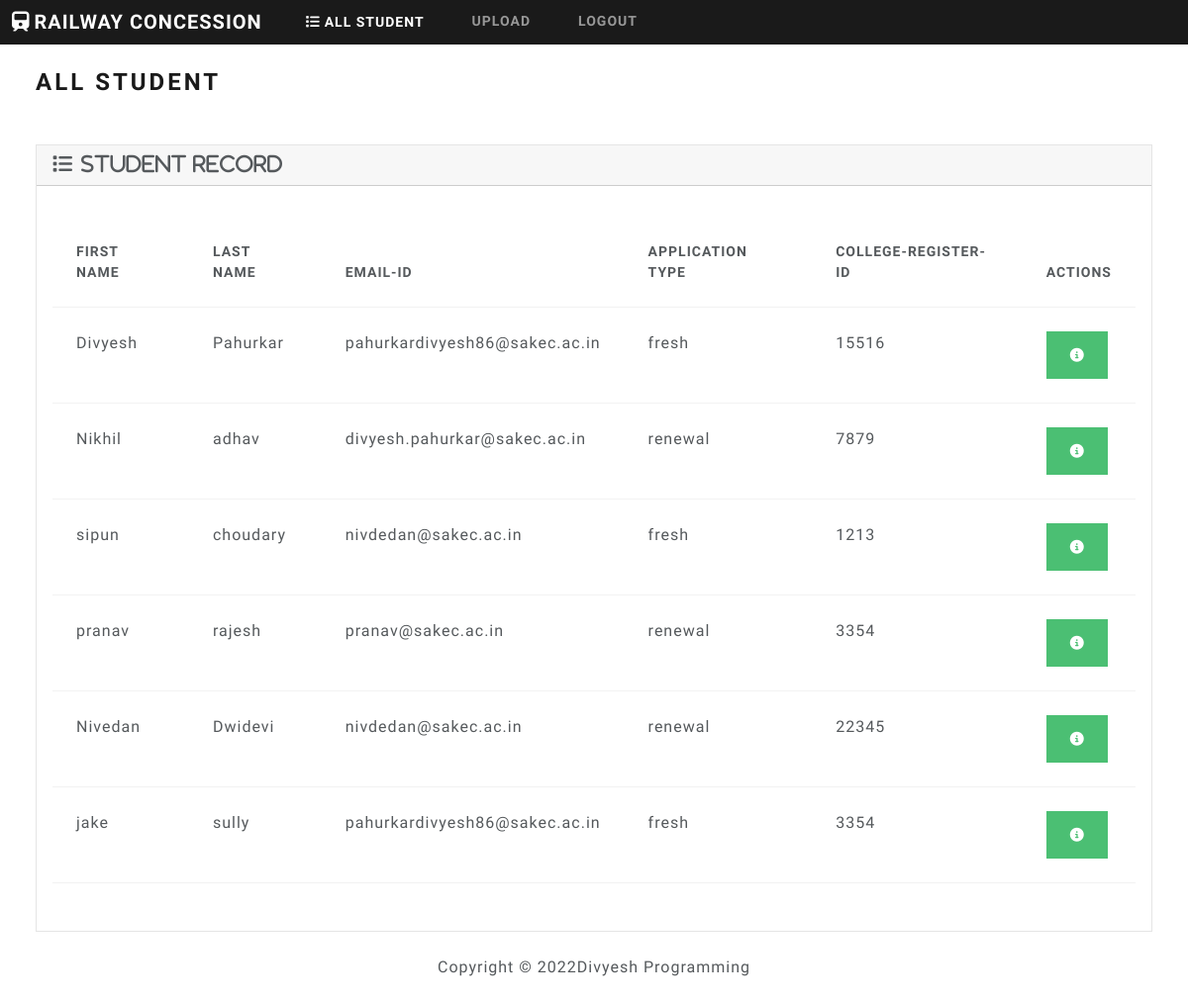
Screenshot of /adminindex (signed in) with the database file from the repository.
### MyApp/models.py (models this page shows, shortened)
class StudentApplication(models.Model):
    first_name=models.CharField(max_length=20)
    last_name=models.CharField(max_length=20)
    app_type=models.CharField(max_length=20)
    tenure=models.CharField(max_length=20)
    reg_id=models.CharField(max_length=10)
    email_id=models.EmailField(max_length=30)
    aadhar_no=models.CharField(max_length=20)
    address=models.TextField(max_length=200)
    station=models.CharField(max_length=20)
    junction=models.CharField(max_length=20,blank=True)
    date=models.CharField(max_length=10)
    mobile=models.CharField(max_length=10,null=True,unique=True)
    app_date=models.CharField(max_length=10,null=True)

### MyApp/views.py (the view)
# urls.py: path('adminindex', views.adminindex, name='adminindex'),
@login_required
def adminindex(request):
    return render(request,'MyApp/adminindex.html',{
        'students':StudentApplication.objects.all()})

### MyApp/templates/MyApp/adminindex.html (shortened to what this page needs)
{% extends "MyApp/adminbase.html" %}
{% block body %}
<h3 class="m-4">All Student</h3>
    <div class="row" >
    <div class="col-12">
      {%if students %}
    <div class="card bg-light m-4 m-4 m-4 ">
      <div class="card-header" ><i class=" fa-solid fa-list fa-lg"></i><i class="fa-solid  fa-lg m-2 "> Student Record</i></div>
        <div class="card-body">
          <p class="card-text">
            <div class="table-responsive"><table class="table table-hover">
              <thead>
                <tr>
                  <th scope="col">First Name</th>
                  <th scope="col">Last Name</th>
                  <th scope="col">Email-Id</th>
                  <th scope="col">Application Type</th>
                  <th scope="col">College-Register-Id</th>
                  <th scope="col">Actions</th>
                </tr>
              </thead>
              <tbody>
                {% for student in students %}
                <tr>
                  <td>{{student.first_name}}</td>
                  <td>{{student.last_name}}</td>
                  <td>{{student.email_id}}</td>
                  <td>{{student.app_type}}</td>
                  <td>{{student.reg_id}}</td>
                  <td>
                    <button type="button" class="btn btn-success me-1" href="{% url 'view_student' student.id %}" data-bs-toggle="modal" data-bs-target="#myModal{{student.id}}">
                      <i class="fa-solid fa-circle-info "></i></button>
                  </td>
                </tr>
                {% endfor %}
              </tbody>
            </table></div></p>
        </div>
      </div>
      {% else %}
      <h5 class="alert alert-danger ms-4 me-4"><b style="color:red">No Student Records</b></h5>
      {%endif%}
      </div>
    </div>
{% endblock %}

### MyApp/templates/MyApp/adminbase.html (shortened to what this page needs)
{% load static %}
<!DOCTYPE html>
<html lang="en">
<head>
  <link rel="stylesheet" href="https://cdnjs.cloudflare.com/ajax/libs/font-awesome/6.2.0/css/all.min.css" >
  <link href="{% static 'css/bootstrap.min.css' %}" rel="stylesheet" >
</head>
<body class="d-flex flex-column min-vh-100">
  <nav class="navbar navbar-expand-lg navbar-dark bg-primary px-0 py-0">
    <div class="container-fluid px-2 ">
      <a class="navbar-brand" href="{% url 'adminindex' %}"><i class="fa-solid fa-train m-1"></i>Railway Concession</a>
      <div class="collapse navbar-collapse" id="navbarColor01">
        <ul class="navbar-nav me-auto">
          <li class="nav-item">
            <a class="nav-link active" href="{% url 'adminindex' %}"><i class="fa-solid fa-list m-1"></i>All Student
            </a>
          </li>
          <li class="nav-item">
            <a class="nav-link" href="{% url 'adminfile' %}">Upload</a>
          </li>
          <li class="nav-item">
            <a class="nav-link" href="logout">Logout</a>
          </li>
        </ul>
      </div>
    </div>
  </nav>
  <div class="container-fluid">
   {% block body %}
   {% endblock %}
  </div>
  <footer class="mt-auto mb-4">
    <div class="text-center" >
    <span>
    Copyright &copy; <script>document.write(new Date().getFullYear())</script>Divyesh Programming
    </span>
    </div>
  </footer>
</body>
</html>

### rows the page displays
StudentApplication: first_name "Divyesh", last_name "Pahurkar", email_id "pahurkardivyesh86@sakec.ac.in", app_type "fresh", reg_id "15516"
StudentApplication: first_name "Nikhil", last_name "adhav", email_id "divyesh.pahurkar@sakec.ac.in", app_type "renewal", reg_id "7879"
StudentApplication: first_name "sipun", last_name "choudary", email_id "nivdedan@sakec.ac.in", app_type "fresh", reg_id "1213"
StudentApplication: first_name "pranav", last_name "rajesh", email_id "pranav@sakec.ac.in", app_type "renewal", reg_id "3354"
StudentApplication: first_name "Nivedan", last_name "Dwidevi", email_id "nivdedan@sakec.ac.in", app_type "renewal", reg_id "22345"
StudentApplication: first_name "jake", last_name "sully", email_id "pahurkardivyesh86@sakec.ac.in", app_type "fresh", reg_id "3354"
